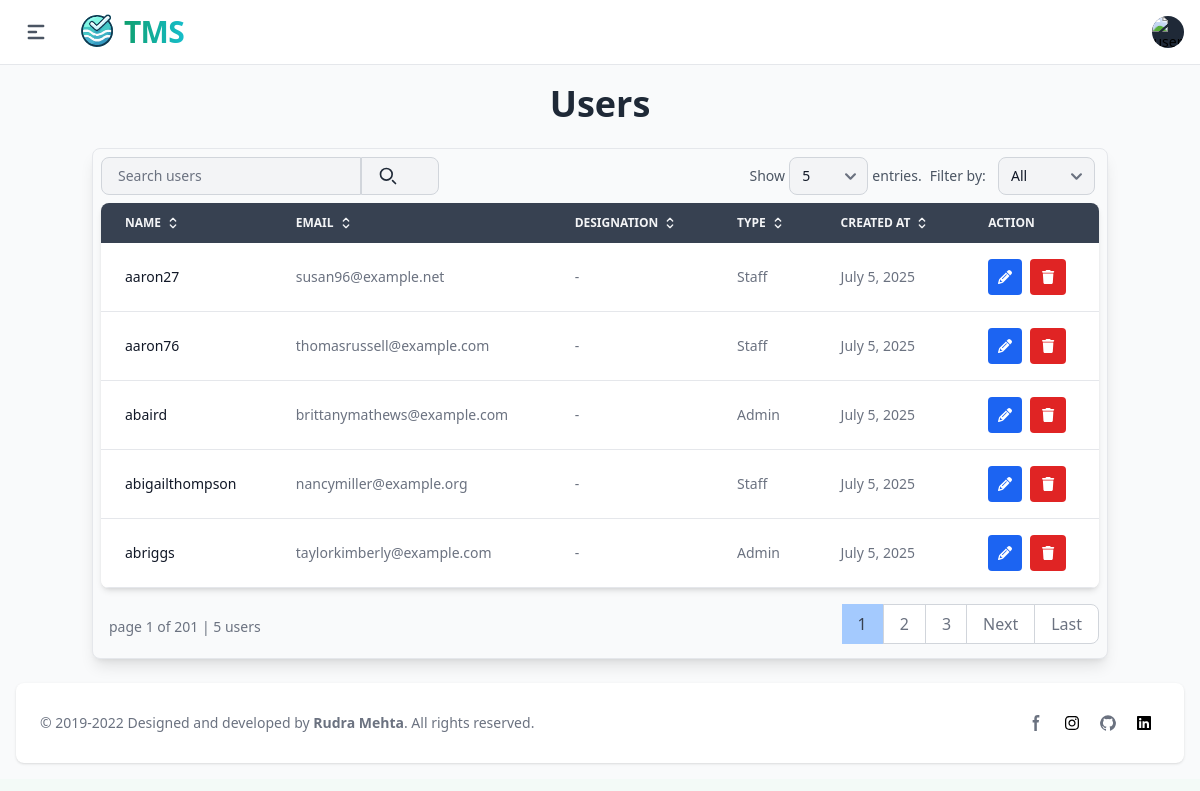
The app's page /users/ (signed in) with its own data.
### apps/auth/models.py (models this page shows, shortened)
class UserModel(AbstractBaseUser, PermissionsMixin, CreatedUpdatedAt):
    id = models.UUIDField(primary_key=True, default=uuid.uuid4, editable=False, unique=True)
    is_active = models.BooleanField(default=False)
    is_staff = models.BooleanField(default=False)
    user_image = models.ImageField(upload_to='user_image',null=True, blank=True)
    username = models.CharField(max_length=50, unique=True)
    is_deleted = models.BooleanField(default=False)
    email = models.EmailField(unique=True, max_length=50)
    groups = models.ManyToManyField(Group, related_name='user_model_groups', blank=True)
    user_permissions = models.ManyToManyField(Permission, related_name='user_model_permissions', blank=True)
    USERNAME_FIELD = "email"
    REQUIRED_FIELDS = ['username']
    objects = UserManager()

### apps/user_mgmt/views.py (the view)
# urls.py: path('users/', UsersView.as_view(), name="users"),
class UsersView(View):
    def get(self, request):
        search_query = request.GET.get('search', None)
        filter = request.GET.get('filter', None)
        search_fields = ['username', 'email']
        users = UserModel.objects.all().exclude(is_deleted=True).order_by("username")
        filter_map = {
            "is_staff": filter_by_staff,
            "is_superuser": filter_by_superuser,
            "is_active": filter_by_user
        }
        if filter in filter_map:
            users = filter_map[filter](users)
        if search_query:
            users = search(search_query, users, search_fields)
        count = request.GET.get('count', 5)
        page_number = request.GET.get('page', 1)
        page_obj = get_paginated_response(users, count, page_number)
        return render(request, 'user_mgmt/users.html', {'page_obj': page_obj})

### utils/helper/pagination.py (called while the page is built)
def get_paginated_response(data, count:int=5, page:int=1) -> Page:
    paginator = Paginator(data, count)
    page_obj = paginator.get_page(page)
    return page_obj

### utils/models/createupdateuser.py (called while the page is built)
    def __call__(self, request):
        _thread_locals.user = request.user
        response = self.get_response(request)
        return response

### apps/templates/user_mgmt/users.html (shortened to what this page needs)
{% extends "base/base.html" %}
{% load static %}
{% block content %}
<div class="container mx-auto px-1 py-1 max-w-screen">
    <h1 class="text-4xl font-bold text-center mb-6 text-gray-800 dark:text-gray-100">Users</h1>
    <section class="bg-gray-50 border border-gray-200 dark:bg-gray-900 p-2 rounded-lg shadow-lg">
        <div class="flex flex-col sm:flex-row justify-between items-center mb-2 ">
            <div class="flex items-center w-full sm:w-auto">
                <form action="" method="GET" class="flex">
                    <div class="relative w-full sm:w-auto">
                        <input type="text" id="search" name="search" value="{{ request.GET.search }}" placeholder="Search users" class="bg-gray-100 border border-gray-300 text-gray-900 text-sm rounded-l-lg focus:ring-primary-600 focus:border-primary-600 w-full px-4 py-2 pr-10 dark:bg-gray-700 dark:border-gray-600 dark:placeholder-gray-400 dark:text-white dark:focus:ring-primary-500 dark:focus:border-primary-500" >
                    </div>
                    <div class="relative w-full sm:w-auto">
                    <button type="submit" class="bg-gray-100 border border-gray-300 text-gray-900 text-sm rounded-r-lg focus:ring-primary-600 focus:border-primary-600 w-full px-4 py-2 pr-10 dark:bg-gray-700 dark:border-gray-600 dark:placeholder-gray-400 dark:text-white dark:focus:ring-primary-500 dark:focus:border-primary-500" >
                        <svg class="w-5 h-5 text-gray-800 dark:text-white" aria-hidden="true" xmlns="http://www.w3.org/2000/svg" width="14" height="14" fill="none" viewBox="0 0 24 24">
                            <path stroke="currentColor" stroke-linecap="round" stroke-width="2" d="m21 21-3.5-3.5M17 10a7 7 0 1 1-14 0 7 7 0 0 1 14 0Z"/>
                        </svg>
                    </button>
                    </div>
                </form>
            </div>
            <div class="flex items-center w-full sm:w-auto">
                <div class="px-1">
                    <label for="userCount" class="text-sm text-gray-600">Show</label>
                    <select id="userCount" class="bg-gray-100 border border-gray-300 text-gray-900 text-sm rounded-lg focus:ring-primary-600 focus:border-primary-600 w-auto px-3 py-2 dark:bg-gray-700 dark:border-gray-600 dark:placeholder-gray-400 dark:text-white dark:focus:ring-primary-500 dark:focus:border-primary-500" onchange="updateUserCount(this.value)">
                        <option value="5" {% if page_obj.paginator.per_page == 5 %}selected{% endif %}>5</option>
                    </select>
                    <span class="text-sm text-gray-600">entries. </span>
                </div>
               <div class="px-1">
                <form action="" method="GET">
                        <label for="userFilter" class="text-sm text-gray-600 mr-2">Filter by:</label>
                        <select id="userFilter" id="filter" name="filter" class="bg-gray-100 border border-gray-300 text-gray-900 text-sm rounded-lg focus:ring-primary-600 focus:border-primary-600 w-auto px-3 py-2 dark:bg-gray-700 dark:border-gray-600 dark:placeholder-gray-400 dark:text-white dark:focus:ring-primary-500 dark:focus:border-primary-500" onchange="filterUser(this.value)">
                            <option value="">All</option>
                        </select>
                </form>
                </div>
            </div>
        </div>
        <div class="bg-white dark:bg-gray-800 rounded-lg shadow-md overflow-hidden">
            <div class="overflow-x-auto block">
                <table  id="users-table" class="min-w-full text-nowrap text-sm text-left text-gray-500 dark:text-gray-400">
                    <thead class="text-xs uppercase bg-gray-700 text-gray-100 dark:bg-gray-700 dark:text-gray-400">
                        <tr>
                            <th scope="col" class="px-6 py-3">
                                <span class="flex uppercase items-center">
                                    Name
                                    <svg class="w-4 h-4 ms-1" aria-hidden="true" xmlns="http://www.w3.org/2000/svg" width="24" height="24" fill="none" viewBox="0 0 24 24">
                                        <path stroke="currentColor" stroke-linecap="round" stroke-linejoin="round" stroke-width="2" d="m8 15 4 4 4-4m0-6-4-4-4 4"/>
                                    </svg>
                                </span>
                            </th>
                            <th scope="col" class="px-6 py-3">
                                <span class="flex uppercase items-center">
                                    Email
                                    <svg class="w-4 h-4 ms-1" aria-hidden="true" xmlns="http://www.w3.org/2000/svg" width="24" height="24" fill="none" viewBox="0 0 24 24">
                                        <path stroke="currentColor" stroke-linecap="round" stroke-linejoin="round" stroke-width="2" d="m8 15 4 4 4-4m0-6-4-4-4 4"/>
                                    </svg>
                                </span>
                            </th>
                            <th scope="col" class="px-6 py-3">
                                <span class="flex uppercase items-center">
                                    Designation
                                    <svg class="w-4 h-4 ms-1" aria-hidden="true" xmlns="http://www.w3.org/2000/svg" width="24" height="24" fill="none" viewBox="0 0 24 24">
                                        <path stroke="currentColor" stroke-linecap="round" stroke-linejoin="round" stroke-width="2" d="m8 15 4 4 4-4m0-6-4-4-4 4"/>
                                    </svg>
                                </span>
                            </th>
                            <th scope="col" class="px-6 py-3">
                                <span class="flex uppercase items-center">
                                    Type
                                    <svg class="w-4 h-4 ms-1" aria-hidden="true" xmlns="http://www.w3.org/2000/svg" width="24" height="24" fill="none" viewBox="0 0 24 24">
                                        <path stroke="currentColor" stroke-linecap="round" stroke-linejoin="round" stroke-width="2" d="m8 15 4 4 4-4m0-6-4-4-4 4"/>
                                    </svg>
                                </span>
                            </th>
                            <th scope="col" class="px-6 py-3">
                                <span class="flex uppercase items-center">
                                    Created At
                                    <svg class="w-4 h-4 ms-1" aria-hidden="true" xmlns="http://www.w3.org/2000/svg" width="24" height="24" fill="none" viewBox="0 0 24 24">
                                        <path stroke="currentColor" stroke-linecap="round" stroke-linejoin="round" stroke-width="2" d="m8 15 4 4 4-4m0-6-4-4-4 4"/>
                                    </svg>
                                </span>
                            </th>
                            <th scope="col" class="px-6 py-3">Action</th>
                        </tr>
                    </thead>
                    <tbody class="bg-white dark:bg-gray-800">
                        {% for user in page_obj %}
                        <tr class="border-b dark:border-gray-700 hover:bg-gray-100 dark:hover:bg-gray-700 transition">
                            <th scope="row" class="px-6 py-4 font-medium text-gray-900 dark:text-white whitespace-nowrap">
                                {{user.username}}
                            </th>
                            <td class="px-6 py-4">
                               {{user.email}}
                            </td>
                            <td class="px-6 py-4">
                                -
                            </td>
                            <td class="px-6 py-4">
                                {% if user.is_superuser %}
                                    Admin
                                {% elif user.is_staff %}
                                    Staff
                                {% else %}
                                    User
                                {% endif %}
                            </td>
                            <td class="px-6 py-4">{{user.created_at|date}}</td>
                            <td class="px-6 py-4 items-center space-x-1 block">
                                <a href="#" class="inline-block text-white bg-blue-600 hover:bg-blue-800 dark:bg-blue-400 dark:hover:bg-blue-600 focus:outline-none focus:ring-2 focus:ring-blue-200 focus:ring-offset-2 rounded px-2.5 py-2">
                                    <i class="fas fa-pencil"></i>
                                </a>
                                <form id="deleteForm" method="post" class="inline-block">
                                    <button type="button" onclick="get_action('#')" id="deleteButton" data-modal-target="deleteModal" data-modal-toggle="deleteModal" class="text-white bg-red-600 hover:bg-red-800 dark:bg-red-400 dark:hover:bg-red-600 focus:outline-none focus:ring-2 focus:ring-red-200 focus:ring-offset-2 rounded px-3 py-2">
                                        <i class="fas fa-trash"></i>
                                    </button>
                                </form>
                            </td>
                        </tr>
                        {% endfor %}
                    </tbody>
                </table>
            </div>
        </div>
        {% include "tables/pagination.html" %}
    </section>
</div>
{% endblock content %}

### records on screen
UserModel: username "aaron27", email "susan96@example.net", is_superuser "Staff", created_at "July 5, 2025"
UserModel: username "aaron76", email "thomasrussell@example.com", is_superuser "Staff", created_at "July 5, 2025"
UserModel: username "abaird", email "brittanymathews@example.com", is_superuser "Admin", created_at "July 5, 2025"
UserModel: username "abigailthompson", email "nancymiller@example.org", is_superuser "Staff", created_at "July 5, 2025"
UserModel: username "abriggs", email "taylorkimberly@example.com", is_superuser "Admin", created_at "July 5, 2025"

### other values on screen
{{ page_obj.number }} "1"
{{ page_obj.paginator.num_pages }} "201"
{{ page_obj|length }} "5"
{{ i }} "1"
{{ i }} "2" "3"
